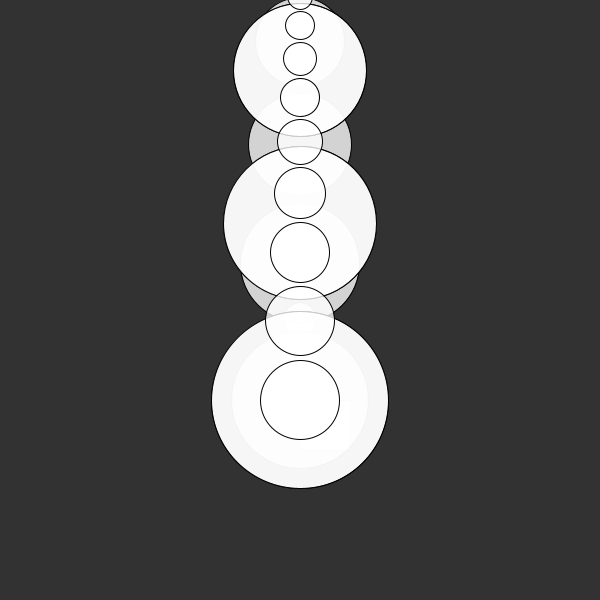
Frame 1 (no input)
Frame 60 (the mouse pressed at the canvas centre just before this capture): identical to frame 1, image omitted
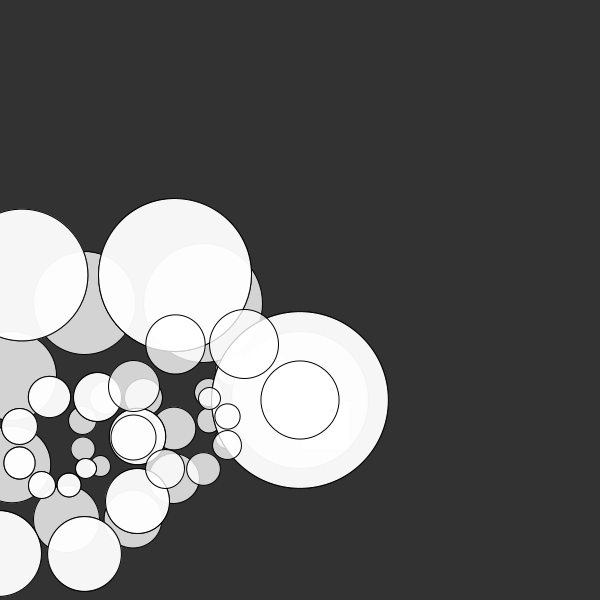
Frame 120 (the mouse held since frame 60 and released just before this capture)

The Processing sketch that drew these frames (run headless with seeded random() and noise(); from frame 60 on, the mouse is pressed at the canvas centre):

// Processing sketch: processing_135643
// ── processing_135643.pde

//Tomas de Camino
//Use de llamadas recursivas para crear fractal
 
float iniSize, angle;
void setup()
{
  size(600, 600);
  iniSize = 50;
  background(255);
  smooth();
}
  
void draw()
{
  background(50);
  fill(255,200);
  angle = radians((mouseX / (float) width) * 90);
  translate(width/2, height-200);
  rect(0,0,iniSize,iniSize);
  recursiveRect(iniSize);
  recursiveRect2(iniSize);
  recursiveRect3(iniSize);
  recursiveRect4(iniSize);
  recursiveRect5(iniSize);
}
  
void recursiveRect(float s)
{
  float newSide = (s*sqrt(3))/2;
  if (newSide > 20)
  {
    pushMatrix();
    rotate(-angle);
    ellipse(0, 0, newSide, -newSide);
    translate(0, -newSide);
    recursiveRect(newSide);
    popMatrix();
  }
}

void recursiveRect2(float s)
{
  float newSide = (s*sqrt(30))/2;
  if (newSide > 2)
  {
    pushMatrix();
    rotate(-angle);
    ellipse(0, 0, newSide, -newSide);
    translate(0, -newSide);
    recursiveRect(newSide);
    popMatrix();
  }
}

void recursiveRect3(float s)
{
  float newSide = (s*sqrt(50))/2;
  if (newSide > 20)
  {
    pushMatrix();
    rotate(-angle);
    ellipse(0, 0, newSide, -newSide);
    translate(0, -newSide);
    recursiveRect(newSide);
    popMatrix();
  }
}

void recursiveRect4(float s)
{
  float newSide = (s*sqrt(50))/2;
  if (newSide > 40)
  {
    pushMatrix();
    rotate(-angle);
    ellipse(0, 0, newSide, -newSide);
    translate(0, -newSide);
    recursiveRect(newSide);
    popMatrix();
  }
}

void recursiveRect5(float s)
{
  float newSide = (s*sqrt(10))/2;
  if (newSide > 4)
  {
    pushMatrix();
    rotate(-angle);
    ellipse(0, 0, newSide, -newSide);
    translate(0, -newSide);
    recursiveRect(newSide);
    popMatrix();
  }
}
